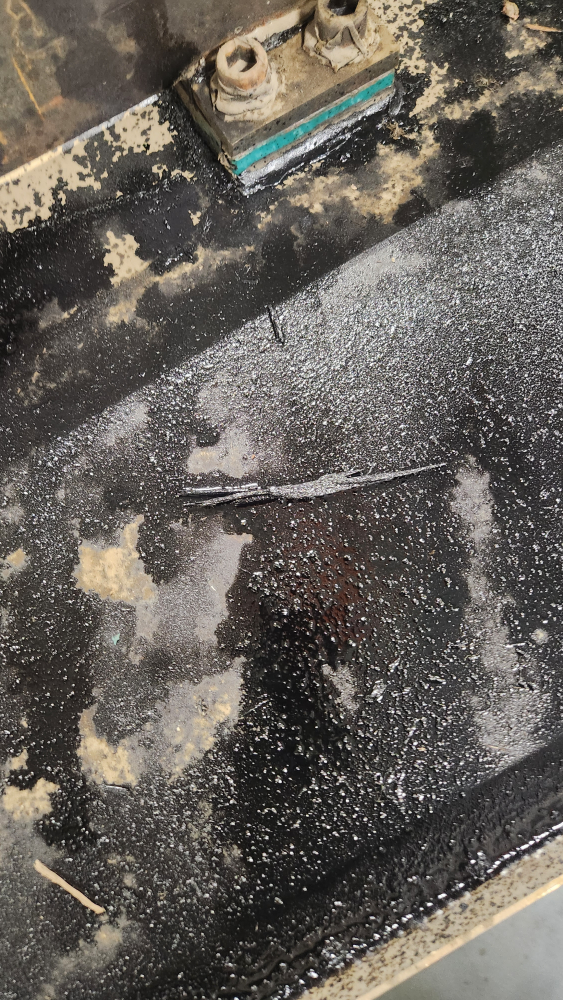
#> input picture creo_segmentation/images/test1.jpg, 2252 x 4000 px, found by its file name (shown at 1/4 size); its folder holds only this picture in this run
$ python creo.py
#> lines starting #> are read from the running program, lines starting #| are printed output that depends on the picture; after the words box and inside, x2 and y2 are one past the last pixel; in counts of white or black regions, pixels touching at a corner belong together
import cv2
import numpy as np

# Dilation of image
def dilate_image(image):
        kernel = np.ones((5,5), np.uint8)   # 3 or 5
        return cv2.dilate(image, kernel, iterations=5)

# Erosion of image
def erode_image(image):
        kernel = np.ones((5,5), np.uint8)   # 3 or 5
        return cv2.erode(image, kernel, iterations=1)# 3 or 1

# Sharpening of image
# [6 lines left out: function sharpen_image, not called in this run]

def otsu_threshold(image):
        # Convert the image to grayscale if it's not already
        if len(image.shape) == 3:
                image = cv2.cvtColor(image, cv2.COLOR_BGR2GRAY)

        # Apply Otsu's thresholding
        _, thresholded = cv2.threshold(image, 0, 255, cv2.THRESH_BINARY + cv2.THRESH_OTSU)

        return thresholded

def segment_colors(image):
        # Split the image into its color channels
        image = cv2.cvtColor(image, cv2.COLOR_BGR2LAB)
        y, cr, cb = cv2.split(image)

        # Apply Otsu's thresholding to each channel
        thresholded_b = otsu_threshold(y)
        thresholded_g = otsu_threshold(cr)
        thresholded_r = otsu_threshold(cb)

        # Combine the thresholds to get the segmented image
        segmented_image = cv2.merge([thresholded_b, thresholded_g, thresholded_r])
        # segmented_image = thresholded_r

        return segmented_image

def multi_otsu_threshold(image_path):
#> called with image_path = './primary/images/test1.jpg'
        image = cv2.imread(image_path)
#> image is the input picture: shape (4000, 2252, 3); mean B, G, R 89.6, 95.7, 100.8
        image = cv2.resize(image, (600, 1000))
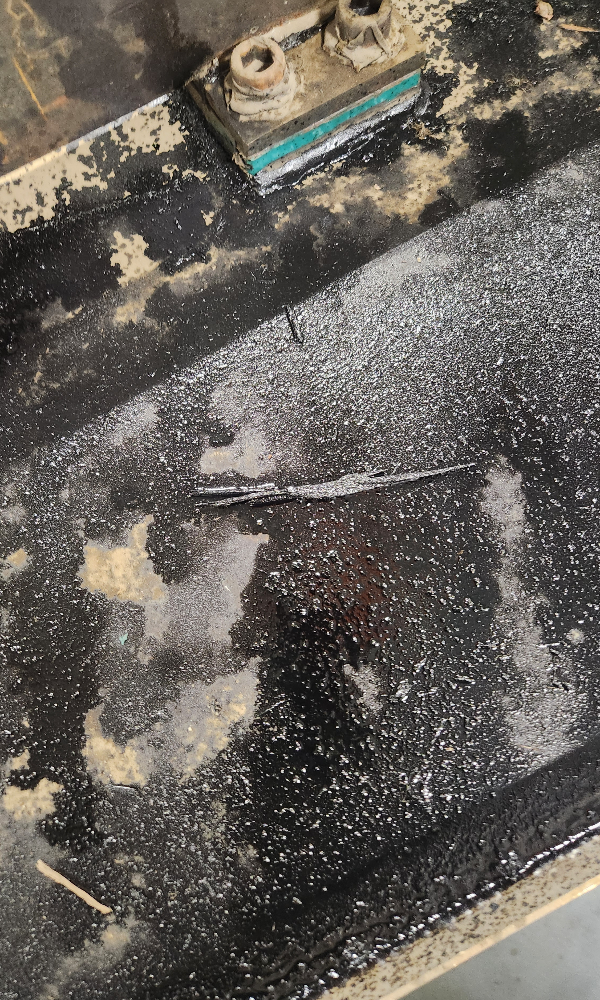
#> image: shape (1000, 600, 3); mean B, G, R 89.5, 95.6, 100.7
        image = erode_image(image)
        # Get the segmented image
        segmented_image = segment_colors(image)
#> in segment_colors, `image = cv2.cvtColor(image, cv2.COLOR_BGR2LAB)`: image: shape (1000, 600, 3); mean of channels 0, 1, 2 50.9, 129.2, 131.8
#> in segment_colors, `y, cr, cb = cv2.split(image)`:
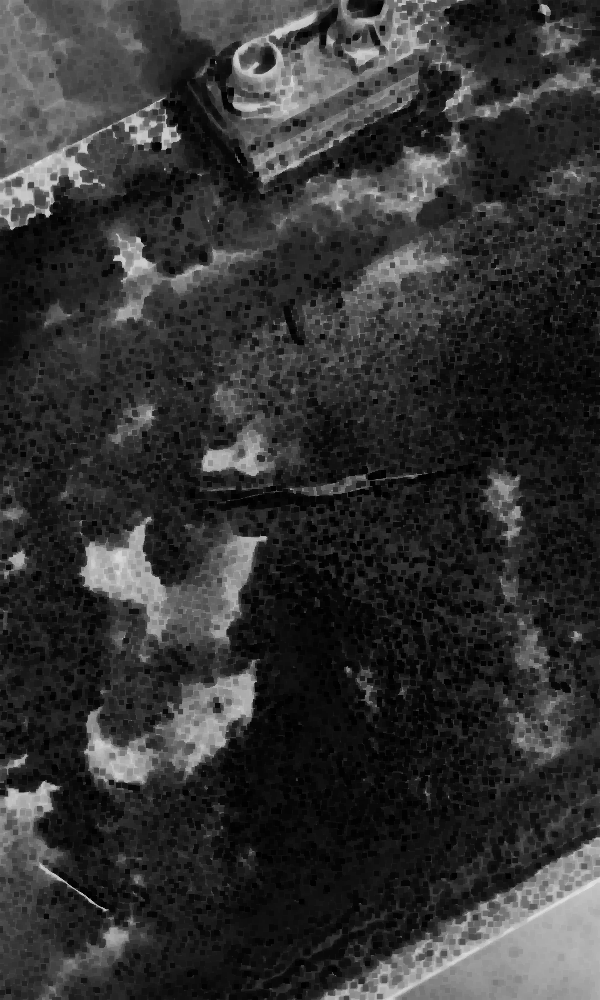
#> y: shape (1000, 600); min 0, max 226, mean 50.9
#> in segment_colors, `y, cr, cb = cv2.split(image)`:
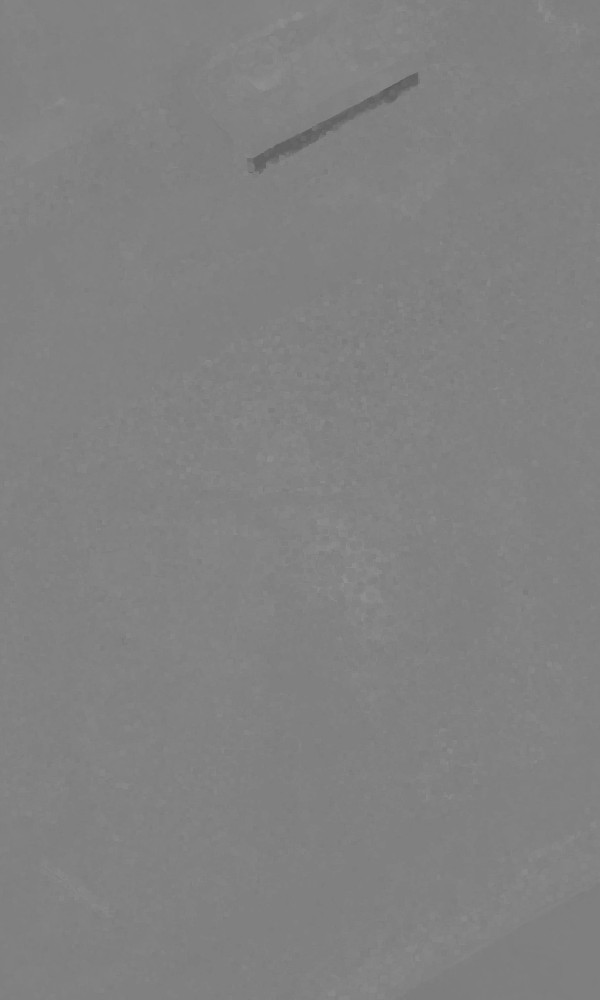
#> cr: shape (1000, 600); min 92, max 144, mean 129.2
#> in otsu_threshold, `_, thresholded = cv2.threshold(image, 0, 255, cv2.THRESH_BINARY + cv2...`:
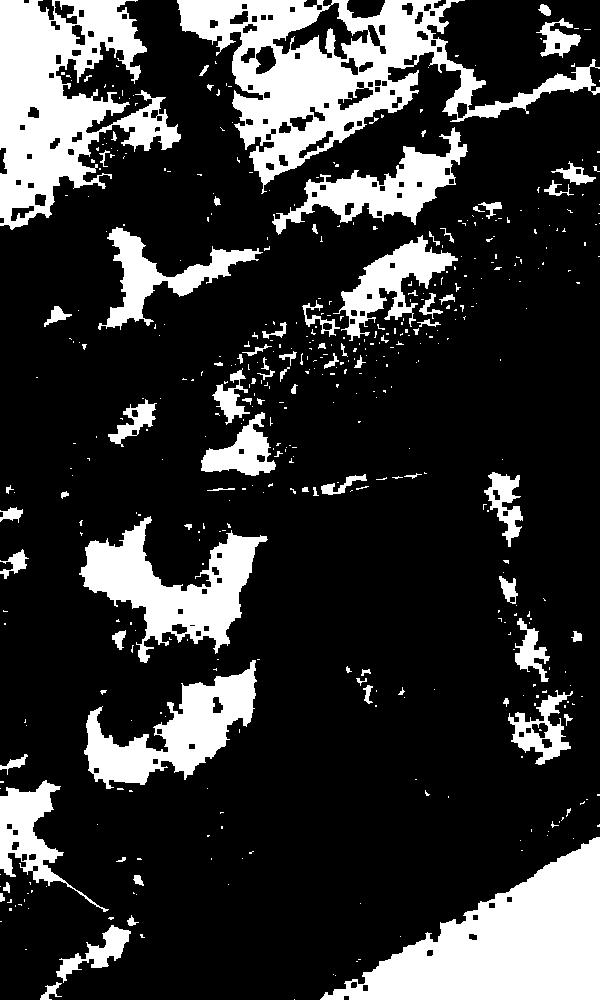
#> thresholded: shape (1000, 600); 20.8% white; 472 white regions (384 under 20 px), largest, box (x1, y1, x2, y2) and area: (177, 0, 600, 194) 25248, (320, 837, 600, 1000) 22785, (0, 0, 181, 230) 20921
#> in otsu_threshold (call 2), `_, thresholded = cv2.threshold(image, 0, 255, cv2.THRESH_BINARY + cv2...`:
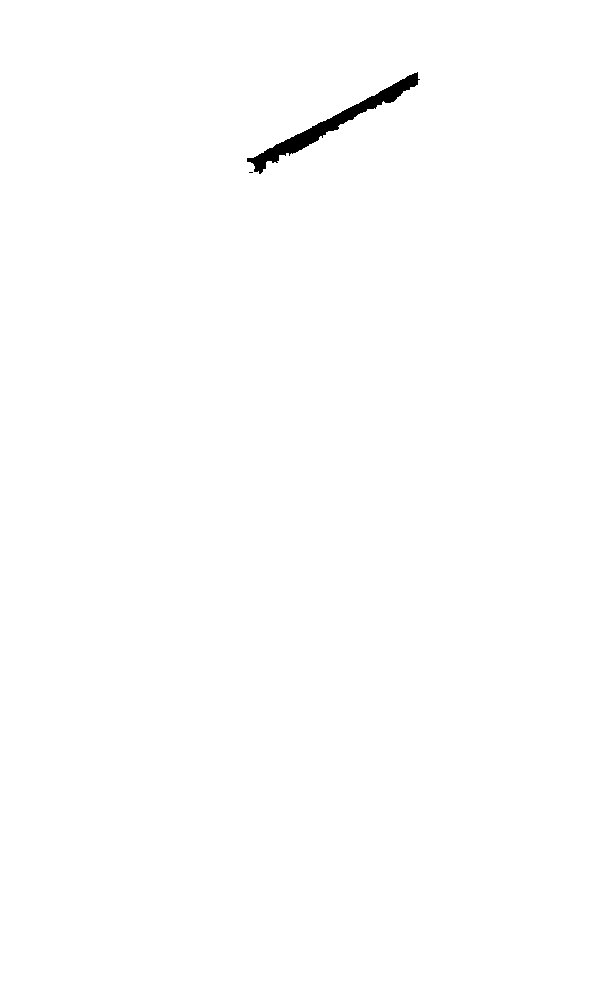
#> thresholded: shape (1000, 600); 99.6% white; 2 black regions (1 under 20 px), largest, box (x1, y1, x2, y2) and area: (247, 72, 420, 174) 2383
#> in otsu_threshold (call 3), `_, thresholded = cv2.threshold(image, 0, 255, cv2.THRESH_BINARY + cv2...`: thresholded: shape (1000, 600); 12.4% white; 335 white regions (257 under 20 px), largest, box (x1, y1, x2, y2) and area: (187, 0, 491, 224) 27428, (0, 0, 110, 231) 14049, (320, 838, 600, 1000) 10548
#> in segment_colors, `segmented_image = cv2.merge([thresholded_b, thresholded_g, thresholded..`: segmented_image: shape (1000, 600, 3); mean of channels 0, 1, 2 53.1, 254, 31.7
        # Save the Lab image as JPEG
        cv2.imwrite("./data/interim.jpg", segmented_image, [int(cv2.IMWRITE_JPEG_QUALITY), 95])
        #  Display the original and segmented images
        # cv2.imshow('Original Image', image)
        # cv2.imshow('Segmented Image', segmented_image)
        # cv2.waitKey(0)
        # cv2.destroyAllWindows()
        # orig_img = segmented_image
        # blue : clean
        # pink + yellow + green + white : semi
        # black : creo

        gray_image = cv2.cvtColor(segmented_image, cv2.COLOR_RGB2GRAY)
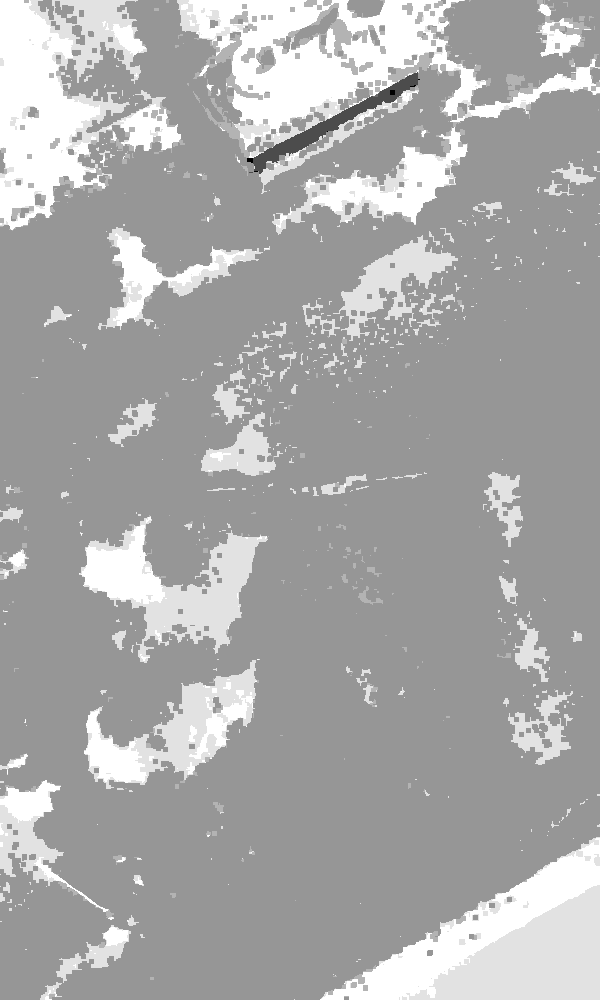
#> gray_image: shape (1000, 600); min 0, max 255, mean 168.8

        # Define color thresholds for red, cyan, pink, green, and white
        red_lower = np.array([0, 0, 100], dtype=np.uint8)
        red_upper = np.array([100, 100, 255], dtype=np.uint8)

        cyan_pink_green_white_lower = np.array([0, 128, 0], dtype=np.uint8)
        cyan_pink_green_white_upper = np.array([255, 255, 255], dtype=np.uint8)

        black_lower = np.array([0, 0, 0], dtype=np.uint8)
        black_upper = np.array([20, 20, 20], dtype=np.uint8)

        # Create masks using inRange
        red_mask = cv2.inRange(segmented_image, red_lower, red_upper)
#> red_mask: shape (1000, 600); every value is 0
        # cv2.imshow("Red Mask", red_mask)

        cyan_pink_green_white_mask = cv2.inRange(segmented_image, cyan_pink_green_white_lower, cyan_pink_green_white_upper)
        black_mask = cv2.inRange(segmented_image, black_lower, black_upper)
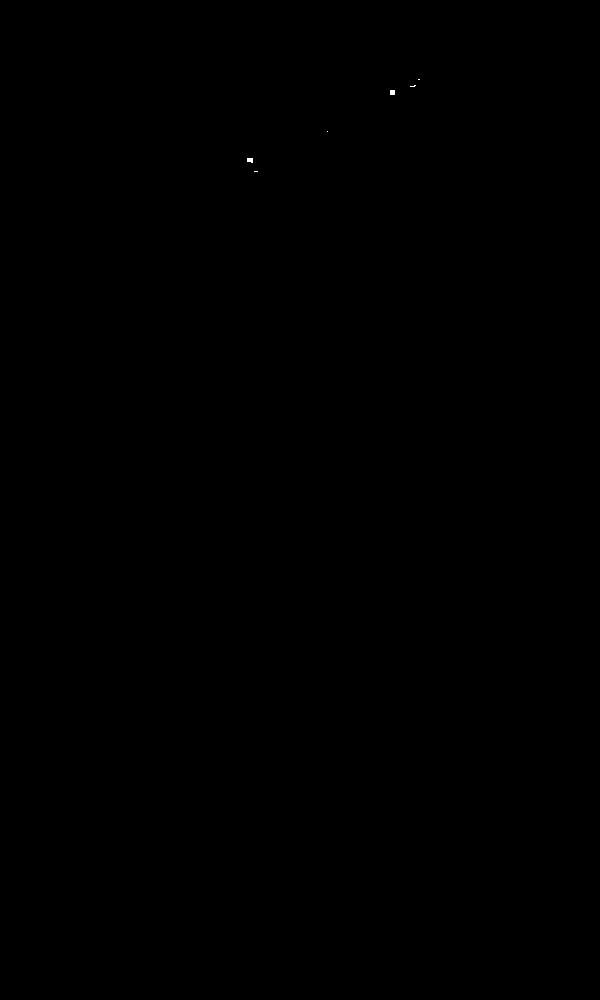
#> black_mask: shape (1000, 600); 0.01% white; 6 white regions (4 under 20 px), largest, box (x1, y1, x2, y2) and area: (247, 158, 253, 163) 26, (390, 90, 395, 95) 25

        # cv2.imshow("Cyan, Pink, Green, White Mask", cyan_pink_green_white_mask)
        # cv2.imshow("Black Mask", black_mask)

        cv2.waitKey(0)
        cv2.destroyAllWindows()
        # exit()

        # Convert red pixels to white
        segmented_image[red_mask > 0] = [255, 255, 255]

        # Convert cyan, pink, green, white pixels to grey
        segmented_image[cyan_pink_green_white_mask > 0] = [128, 128, 128]
#> segmented_image: shape (1000, 600, 3); mean of channels 0, 1, 2 128.5, 127.5, 127.5

        # Convert black pixels to black (no change)
        segmented_image[black_mask > 0] = [0, 0, 0]

        # Display the original and processed images
        # cv2.imshow("Original Image", orig_img)#cv2.cvtColor(orig_img, cv2.COLOR_BGR2RGB))
        cv2.imshow("Processed Image", segmented_image)#cv2.cvtColor(segmented_image, cv2.COLOR_GRAY2RGB))

        # # Display the original and segmented images
        # cv2.imshow('Original Image', image)
        # cv2.imshow('Segmented Image', segmented_image)
        cv2.waitKey(0)
        cv2.destroyAllWindows()

# [46 lines left out: functions apply_otsu_segmentation, rgb_to_lab_to_rgb, not called in this run]

# Replace 'your_image_path.jpg' with the path to your actual image file
# image_path = './data/primary/images/test2.jpg'
# image_path = "./primary/images/test2.jpg"
# rgb_to_lab_to_rgb(image_path)

if __name__ == "__main__":
        #apply_otsu_segmentation("./data/test1.jpg")
        i = 1
        while i <= 13:
#> (the run stopped early here; a loop or call above may not have finished)
